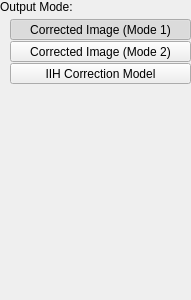
<?xml version="1.0" encoding="UTF-8"?>
<ui version="4.0">
 <class>FilterWidget</class>
 <widget class="QWidget" name="FilterWidget">
  <property name="geometry">
   <rect>
    <x>0</x>
    <y>0</y>
    <width>191</width>
    <height>300</height>
   </rect>
  </property>
  <property name="windowTitle">
   <string>Form</string>
  </property>
  <layout class="QVBoxLayout" name="verticalLayout" stretch="0,1">
   <property name="spacing">
    <number>0</number>
   </property>
   <property name="leftMargin">
    <number>0</number>
   </property>
   <property name="topMargin">
    <number>0</number>
   </property>
   <property name="rightMargin">
    <number>0</number>
   </property>
   <property name="bottomMargin">
    <number>0</number>
   </property>
   <item>
    <layout class="QVBoxLayout" name="verticalLayout_6">
     <property name="spacing">
      <number>5</number>
     </property>
     <item>
      <widget class="QLabel" name="label_3">
       <property name="text">
        <string>Output Mode:</string>
       </property>
      </widget>
     </item>
     <item>
      <layout class="QVBoxLayout" name="verticalLayout_2">
       <property name="spacing">
        <number>1</number>
       </property>
       <property name="leftMargin">
        <number>10</number>
       </property>
       <item>
        <widget class="QToolButton" name="mButtonOutputModeCorrectedImageMode1">
         <property name="sizePolicy">
          <sizepolicy hsizetype="Preferred" vsizetype="Preferred">
           <horstretch>0</horstretch>
           <verstretch>0</verstretch>
          </sizepolicy>
         </property>
         <property name="text">
          <string>Corrected Image (Mode 1)</string>
         </property>
         <property name="checkable">
          <bool>true</bool>
         </property>
         <property name="checked">
          <bool>true</bool>
         </property>
         <property name="autoExclusive">
          <bool>true</bool>
         </property>
         <property name="class" stdset="0">
          <string>cFlatOptionButton</string>
         </property>
         <attribute name="buttonGroup">
          <string notr="true">buttonGroup</string>
         </attribute>
        </widget>
       </item>
       <item>
        <widget class="QToolButton" name="mButtonOutputModeCorrectedImageMode2">
         <property name="sizePolicy">
          <sizepolicy hsizetype="Preferred" vsizetype="Preferred">
           <horstretch>0</horstretch>
           <verstretch>0</verstretch>
          </sizepolicy>
         </property>
         <property name="text">
          <string>Corrected Image (Mode 2)</string>
         </property>
         <property name="checkable">
          <bool>true</bool>
         </property>
         <property name="checked">
          <bool>false</bool>
         </property>
         <property name="autoExclusive">
          <bool>true</bool>
         </property>
         <property name="class" stdset="0">
          <string>cFlatOptionButton</string>
         </property>
         <attribute name="buttonGroup">
          <string notr="true">buttonGroup</string>
         </attribute>
        </widget>
       </item>
       <item>
        <widget class="QToolButton" name="mButtonOutputModeIIHCorrectionModel">
         <property name="sizePolicy">
          <sizepolicy hsizetype="Preferred" vsizetype="Preferred">
           <horstretch>0</horstretch>
           <verstretch>0</verstretch>
          </sizepolicy>
         </property>
         <property name="text">
          <string>IIH Correction Model</string>
         </property>
         <property name="checkable">
          <bool>true</bool>
         </property>
         <property name="autoExclusive">
          <bool>true</bool>
         </property>
         <property name="class" stdset="0">
          <string>cFlatOptionButton</string>
         </property>
         <attribute name="buttonGroup">
          <string notr="true">buttonGroup</string>
         </attribute>
        </widget>
       </item>
      </layout>
     </item>
    </layout>
   </item>
   <item>
    <spacer name="verticalSpacer">
     <property name="orientation">
      <enum>Qt::Vertical</enum>
     </property>
     <property name="sizeHint" stdset="0">
      <size>
       <width>0</width>
       <height>0</height>
      </size>
     </property>
    </spacer>
   </item>
  </layout>
 </widget>
 <resources/>
 <connections/>
 <buttongroups>
  <buttongroup name="buttonGroup"/>
 </buttongroups>
</ui>
